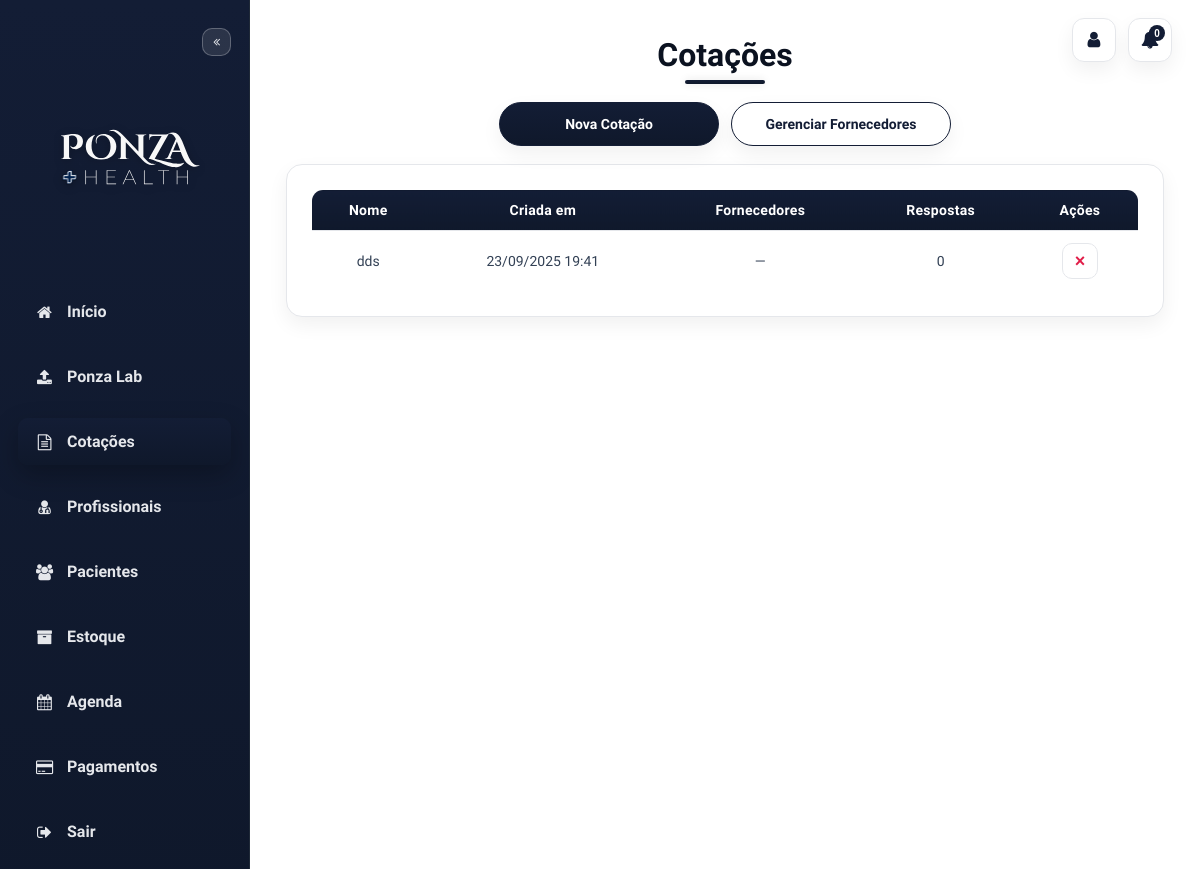
Page /quotes (signed in) on the committed database.
### models.py (models this page shows, shortened)
class BaseModel:
    """__init__ flexível baseado em kwargs (compatível com SQLAlchemy)."""

class Quote(db.Model, BaseModel):
    __tablename__ = "quotes"
    id         = db.Column(db.Integer, primary_key=True)
    user_id    = db.Column(db.Integer, db.ForeignKey("users.id"), index=True, nullable=True)
    title      = db.Column(db.String(200), nullable=False)
    items      = db.Column(db.Text, nullable=False)
    created_at = db.Column(db.DateTime, default=datetime.utcnow, nullable=False)
    suppliers  = db.relationship(
        "Supplier",
        secondary=quote_suppliers,
        backref=db.backref("quotes", lazy="dynamic")
    )
    user       = db.relationship("User", back_populates="quotes")
    responses  = db.relationship("QuoteResponse", back_populates="quote", cascade="all, delete-orphan")

### app.py (the view)
@app.route('/quotes', methods=['GET'], endpoint='quote_index')
@login_required
def quote_index():
    u = current_user()
    quotes = Quote.query.filter(Quote.user_id == u.id).order_by(Quote.created_at.desc()).all()
    for q in quotes:
        q.created_at_br = q.created_at.astimezone(ZoneInfo("America/Sao_Paulo")) if q.created_at else None
        q.suppliers_count = len(q.suppliers or [])
        q.responses_count = len(q.responses or [])
    return render_template('quote_index.html', quotes=quotes)

### app.py (called while the page is built)
@app.context_processor
def url_helpers():
    def img_url(path, default_rel=None):
        p = (path or "").strip() or (default_rel or "")
        if p.startswith("/files/img/"):
            return p
        return url_for("static", filename=p)
    return {"img_url": img_url}

def get_logged_user() -> Optional[User]:
    uid = session.get('user_id')
    return User.query.get(uid) if uid else None

def current_user() -> User:
    u = getattr(g, "user", None) or get_logged_user()
    if not u:
        abort(401)
    return cast(User, u)

@app.context_processor
def inject_user_context():
    u = getattr(g, "user", None) or get_logged_user()
    if not u:
        return {}
    return {
        "user": {
            "id": u.id,
            "username": u.username,
            "email": u.email,
            "profile_image": (u.profile_image or DEFAULT_USER_IMAGE),
        }
    }

@app.context_processor
def inject_globals():
    return {"now": datetime.utcnow()}

### templates/quote_index.html (shortened to what this page needs)
<!DOCTYPE html>
<html lang="pt-br">
<head>
  <link rel="stylesheet" href="https://stackpath.bootstrapcdn.com/font-awesome/4.7.0/css/font-awesome.min.css">
</head>
<body>
  <div class="top-profile">
    <a href="{{ url_for('account') }}" class="icon-btn" title="Minha conta"><i class="fa fa-user"></i></a>
    <button class="icon-btn" type="button" title="Notificações">
      <i class="fa fa-bell"></i>
      <span class="badge">{{ (notifications_unread or 0) }}</span>
    </button>
  </div>
  <div class="sidebar" id="sidebar">
    <button class="sidebar-toggle" onclick="toggleSidebar()"><i class="fa fa-angle-double-left"></i></button>
    <img src="{{ url_for('static', filename='images/3.svg') }}" class="sidebar-logo" alt="Ponza Health" />
    <a href="{{ url_for('index') }}" class="menu-item"><i class="fa fa-home"></i><span class="label">Início</span></a>
    <a href="{{ url_for('upload') }}" class="menu-item"><i class="fa fa-upload"></i><span class="label">Ponza
        Lab</span></a>
    <a href="{{ url_for('quote_index') }}" class="menu-item active"><i class="fa fa-file-text-o"></i><span
        class="label">Cotações</span></a>
    <a href="{{ url_for('doctors') }}" class="menu-item"><i class="fa fa-user-md"></i><span
        class="label">Profissionais</span></a>
    <a href="{{ url_for('catalog') }}" class="menu-item"><i class="fa fa-users"></i><span
        class="label">Pacientes</span></a>
    <a href="{{ url_for('products') }}" class="menu-item"><i class="fa fa-archive"></i><span
        class="label">Estoque</span></a>
    <a href="{{ url_for('agenda') }}" class="menu-item"><i class="fa fa-calendar"></i><span
        class="label">Agenda</span></a>
    <a href="{{ url_for('purchase') }}" class="menu-item"><i class="fa fa-credit-card"></i><span
        class="label">Pagamentos</span></a>
    <a href="{{ url_for('logout') }}" class="menu-item logout"><i class="fa fa-sign-out"></i><span
        class="label">Sair</span></a>
  </div>
  <div class="content">
    <h2>Cotações</h2>
    <div class="action-bar">
      <a href="{{ url_for('create_quote') }}" class="btn">Nova Cotação</a>
      <a href="{{ url_for('suppliers') }}" class="btn btn-outline">Gerenciar Fornecedores</a>
    </div>
    {% if quotes %}
    <div class="panel">
      <div class="table-wrap">
        <table class="catalog-table">
          <thead>
            <tr>
              <th>Nome</th>
              <th>Criada em</th>
              <th>Fornecedores</th>
              <th>Respostas</th>
              <th style="text-align:center;">Ações</th>
            </tr>
          </thead>
          <tbody>
            {% for quote in quotes %}
            <tr>
              <td onclick="window.location='{{ url_for('quote_results', quote_id=quote.id) }}'">{{ quote.title }}</td>
              <td onclick="window.location='{{ url_for('quote_results', quote_id=quote.id) }}'">
                {{ quote.created_at_br.strftime('%d/%m/%Y %H:%M') if quote.created_at_br else '-' }}
              </td>
              <td>
                {% if quote.suppliers %}
                  {% for s in quote.suppliers %}
                    {{ s.name }}<br>
                  {% endfor %}
                {% else %}
                  —
                {% endif %}
              </td>
              <td onclick="window.location='{{ url_for('quote_results', quote_id=quote.id) }}'">
                {{ quote.responses_count }}
              </td>
              <td class="cell-actions">
                <form method="post" action="{{ url_for('quote_delete', quote_id=quote.id) }}"
                  onsubmit="return confirm('Deseja realmente excluir esta cotação?')">
                  <button type="submit" title="Excluir" class="icon-btn-row">×</button>
                </form>
              </td>
            </tr>
            {% endfor %}
          </tbody>
        </table>
      </div>
    </div>
    {% else %}
    <div class="panel">
      <p style="margin:0; color:var(--ink-dim); text-align:center;">Nenhuma cotação encontrada.</p>
    </div>
    {% endif %}
  </div>
</body>
</html>

### rows in the picture
Quote: title "dds", created_at_br "23/09/2025 19:41", responses_count "0"

### other values in the picture
{{ (notifications_unread or 0) }} "0"
